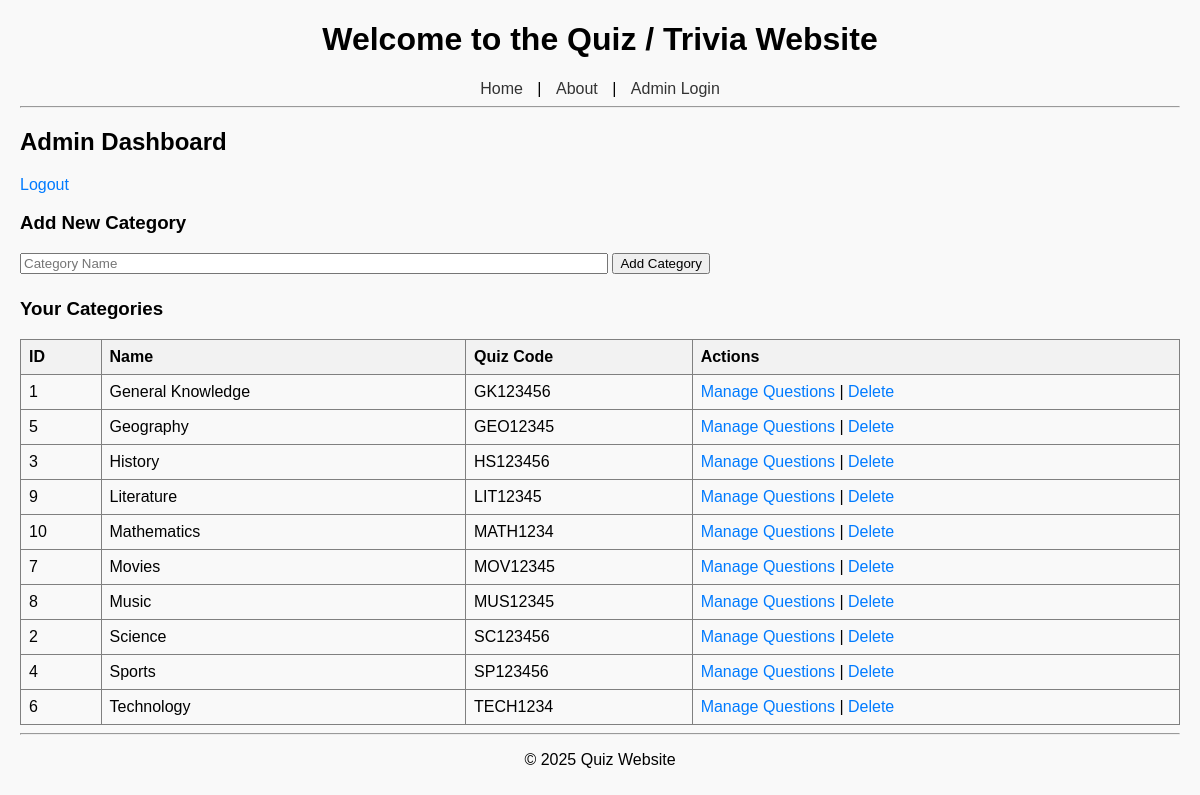
/admin.php (signed in), run on the app's committed database.
### tables this page shows
CREATE TABLE categories (
    id INT AUTO_INCREMENT PRIMARY KEY,
    name VARCHAR(100) NOT NULL,
    creator_id INT NOT NULL,
    quiz_code VARCHAR(20) UNIQUE NOT NULL,
    FOREIGN KEY (creator_id) REFERENCES users(id) ON DELETE CASCADE
);

### admin.php (the view, shortened to what this page needs)
<?php
include 'includes/db.php';
include 'includes/header.php';
$stmt = $pdo->prepare("SELECT * FROM categories WHERE creator_id = ? ORDER BY name");
$stmt->execute([$_SESSION['user_id']]);
$categories = $stmt->fetchAll(PDO::FETCH_ASSOC);
?>
<h2>Admin Dashboard</h2>
<p><a href="logout.php">Logout</a></p>
<h3>Add New Category</h3>
<form method="post" action="">
    <input type="text" name="category_name" placeholder="Category Name" required>
    <input type="submit" name="add_category" value="Add Category">
</form>
<h3>Your Categories</h3>
<table border="1" cellpadding="5" cellspacing="0">
    <tr>
        <th>ID</th>
        <th>Name</th>
        <th>Quiz Code</th>
        <th>Actions</th>
    </tr>
    <?php foreach($categories as $category): ?>
    <tr>
        <td><?php echo $category['id']; ?></td>
        <td><?php echo htmlspecialchars($category['name']); ?></td>
        <td><?php echo htmlspecialchars($category['quiz_code']); ?></td>
        <td>
            <a href="manage_questions.php?category_id=<?php echo $category['id']; ?>">Manage Questions</a> |
            <a href="?delete_category=<?php echo $category['id']; ?>" onclick="return confirm('Delete this category?')">Delete</a>
        </td>
    </tr>
    <?php endforeach; ?>
</table>
<?php include 'includes/footer.php'; ?>

### css/style.css (style rules this page uses)
body { font-family: Arial, sans-serif; margin: 20px; background-color: #f9f9f9; }
table { width: 100%; border-collapse: collapse; margin-top: 10px; }
table th, table td { padding: 8px; text-align: left; }
table th { background-color: #f2f2f2; }
a { text-decoration: none; color: #007BFF; }
input[type="text"] { width: 50%; margin-bottom: 5px; }

### data on the page
categories: id "1", name "General Knowledge", quiz_code "GK123456"
categories: id "5", name "Geography", quiz_code "GEO12345"
categories: id "3", name "History", quiz_code "HS123456"
categories: id "9", name "Literature", quiz_code "LIT12345"
categories: id "10", name "Mathematics", quiz_code "MATH1234"
categories: id "7", name "Movies", quiz_code "MOV12345"
categories: id "8", name "Music", quiz_code "MUS12345"
categories: id "2", name "Science", quiz_code "SC123456"
categories: id "4", name "Sports", quiz_code "SP123456"
categories: id "6", name "Technology", quiz_code "TECH1234"
